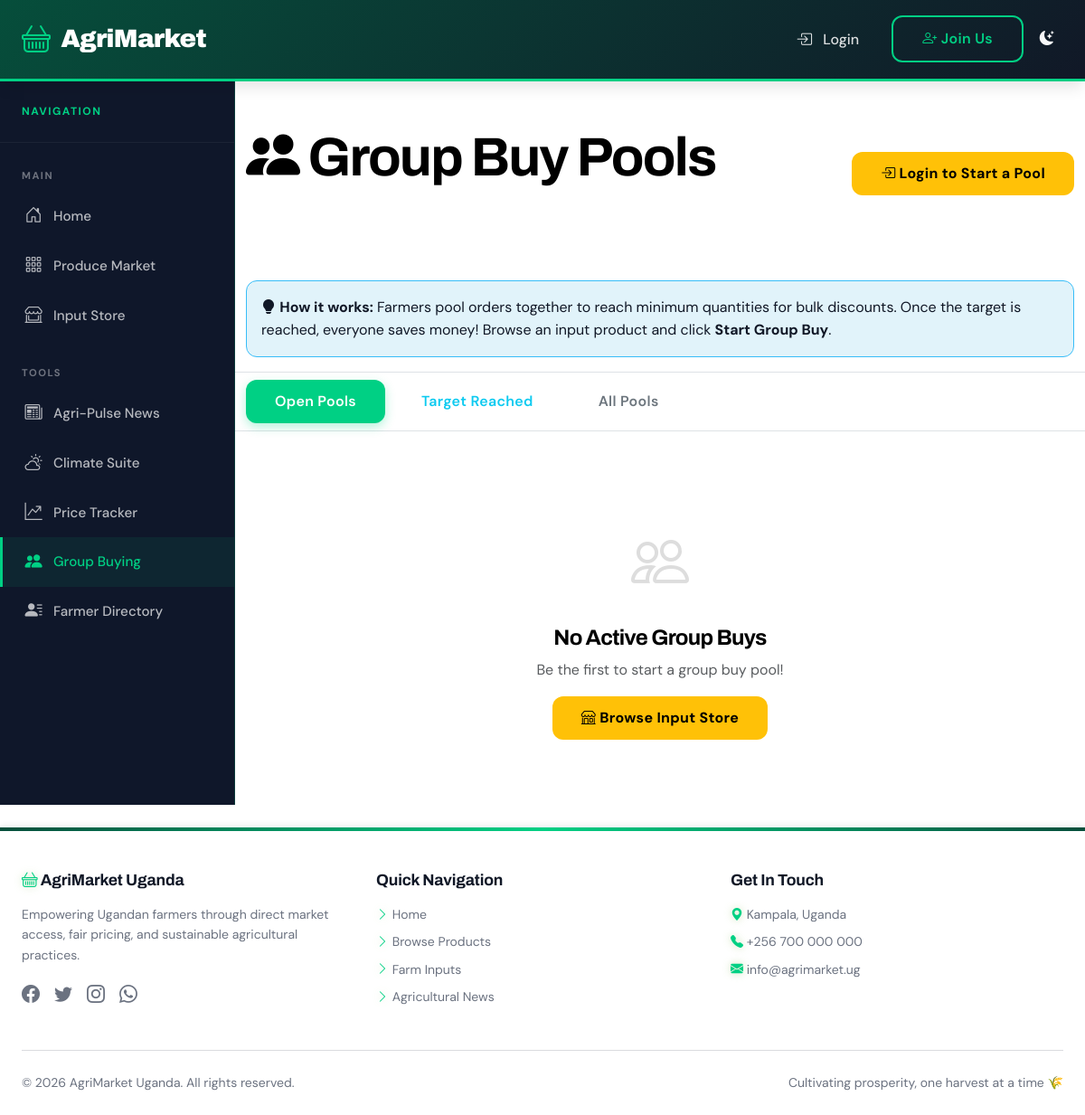
The page /inputs/group-buy/list/ on the database as committed earlier.
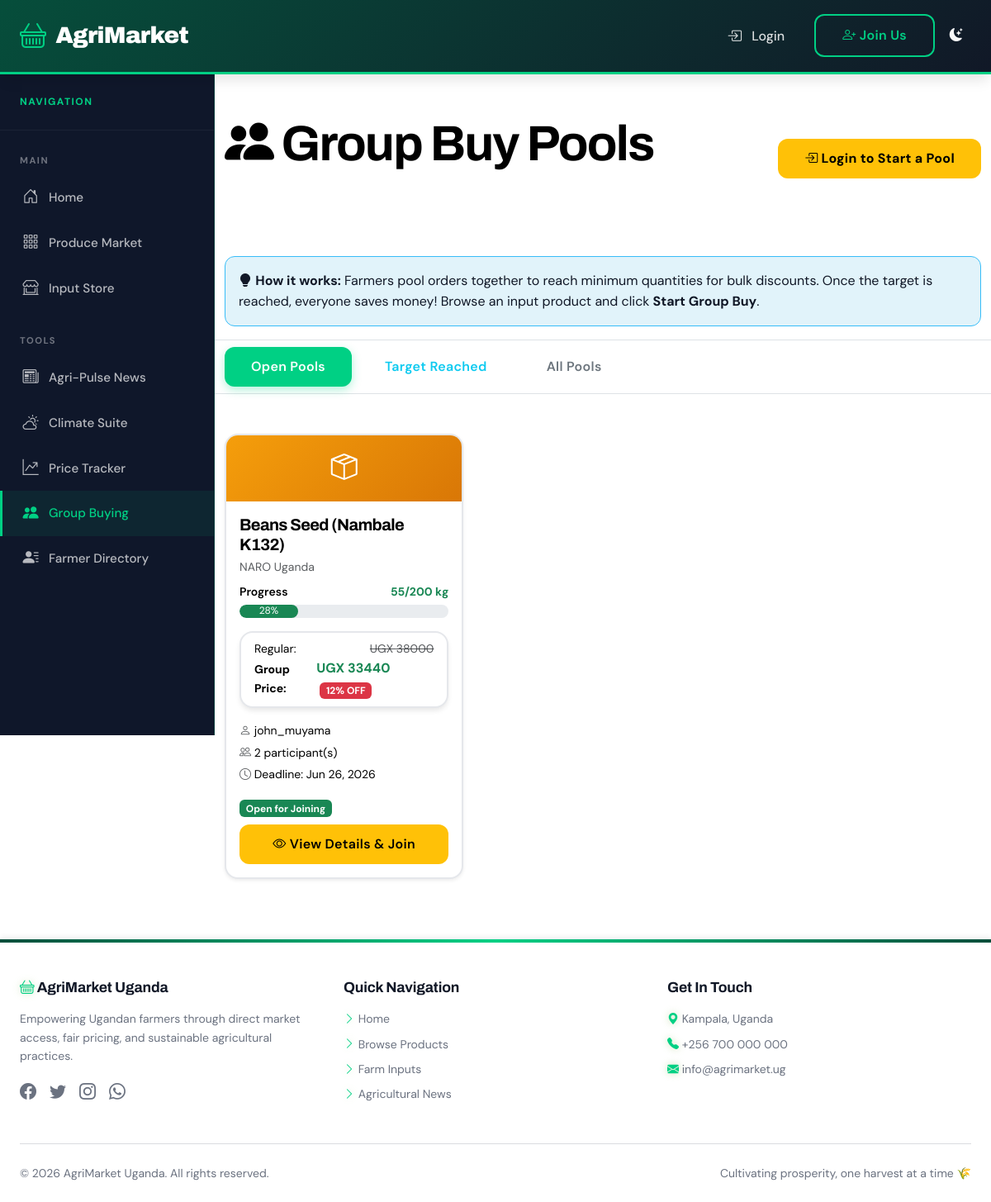
The same page on the database as committed later.
### inputs/models.py (models this page shows, shortened)
class GroupBuyPool(models.Model):
    input_item = models.ForeignKey(AgriculturalInput, on_delete=models.CASCADE)
    organizer = models.ForeignKey(User, on_delete=models.CASCADE, related_name='organized_pools')
    target_quantity = models.IntegerField(help_text="Target quantity to unlock discount")
    current_quantity = models.IntegerField(default=0)
    status = models.CharField(
        max_length=20,
        choices=[
            ('open', 'Open for Joining'),
            ('closed', 'Target Reached'),
            ('completed', 'Order Placed'),
            ('cancelled', 'Cancelled')
        ],
        default='open'
    )
    deadline = models.DateTimeField(help_text="Deadline to reach target")
    created_at = models.DateTimeField(auto_now_add=True)
    class Meta:
        verbose_name = "Group Buy Pool"
        verbose_name_plural = "Group Buy Pools"

class AgriculturalInput(models.Model):
    supplier = models.ForeignKey(
        User,
        on_delete=models.CASCADE,
        limit_choices_to={'user_type': 'input_supplier'},
        related_name='inputs'
    )
    category = models.ForeignKey(InputCategory, on_delete=models.CASCADE)
    name = models.CharField(max_length=200)
    description = models.TextField()
    brand = models.CharField(max_length=100, blank=True)
    price = models.DecimalField(max_digits=10, decimal_places=2)
    quantity_available = models.IntegerField()
    unit = models.CharField(max_length=50, help_text="e.g., kg, liters, pieces")
    manufacturer = models.CharField(max_length=200, blank=True)
    usage_instructions = models.TextField(blank=True)
    safety_warnings = models.TextField(blank=True)
    image = models.ImageField(upload_to='inputs/')
    image2 = models.ImageField(upload_to='inputs/', blank=True, null=True)
    min_group_order = models.IntegerField(
        default=1,
        help_text="Minimum quantity for group purchase discount"
    )
    group_discount_percentage = models.IntegerField(
        default=0,
        help_text="Discount % for group orders"
    )
    status = models.CharField(
        max_length=20,
        choices=[('available', 'Available'), ('out_of_stock', 'Out of Stock')],
        default='available'
    )
    created_at = models.DateTimeField(auto_now_add=True)
    updated_at = models.DateTimeField(auto_now=True)
    @property
    def group_price(self):
        if self.group_discount_percentage and self.group_discount_percentage > 0:
            discount_factor = (Decimal('100') - Decimal(str(self.group_discount_percentage))) / Decimal('100')
            return (self.price * discount_factor).quantize(Decimal('0.01'))
        return self.price
    class Meta:
        verbose_name = "Agricultural Input"
        verbose_name_plural = "Agricultural Inputs"
        ordering = ['-created_at']

### accounts/models.py (models this page shows, shortened)
class User(AbstractUser):
    USER_TYPES = (
        ('farmer', 'Farmer'),
        ('consumer', 'Consumer'),
        ('business', 'Business'),
        ('input_supplier', 'Input Supplier'),
        ('transporter', 'Transporter'),
    )
    user_type = models.CharField(max_length=20, choices=USER_TYPES)
    phone = models.CharField(max_length=15, blank=True)
    whatsapp_number = models.CharField(max_length=15, blank=True)
    location = models.CharField(max_length=100)
    address = models.TextField(blank=True)
    profile_picture = models.ImageField(upload_to='profiles/', blank=True, null=True)
    is_verified = models.BooleanField(default=False)
    created_at = models.DateTimeField(auto_now_add=True)
    district = models.CharField(
        max_length=100,
        choices=UGANDA_DISTRICT_CHOICES,
        blank=True
    )
    specialization = models.CharField(
        max_length=100,
        choices=SPECIALIZATION_CHOICES,
        blank=True
    )
    first_login = models.BooleanField(default=True)

### inputs/views.py (the view)
# urls.py: path('group-buy/list/', views.group_buy_list, name='group_buy_list'),
def group_buy_list(request):
    status_filter = request.GET.get('status', 'open')
    pools = GroupBuyPool.objects.select_related('input_item', 'organizer')
    if status_filter == 'open':
        pools = pools.filter(status='open', deadline__gte=timezone.now())
    elif status_filter == 'closed':
        pools = pools.filter(status='closed')
    elif status_filter == 'all':
        pools = pools.all()
    else:
        pools = pools.filter(status='open', deadline__gte=timezone.now())
    pools = pools.order_by('-created_at')
    context = {
        'pools': pools,
        'status_filter': status_filter,
    }
    return render(request, 'inputs/group_buy_list.html', context)

### templates/inputs/group_buy_list.html (shortened to what the changed rows need)
{% extends 'base.html' %}
{% block content %}
<section style="background: linear-gradient(135deg, #f59e0b 0%, #d97706 100%); color: #fff; padding: 3rem 0;">
    <div class="container">
        <div class="d-flex justify-content-between align-items-center flex-wrap gap-3">
            <div>
                <h1 class="fw-bold mb-1"><i class="bi bi-people-fill"></i> Group Buy Pools</h1>
            </div>
        </div>
    </div>
</section>
<section class="py-5">
    <div class="container">
        {% if pools %}
        <div class="row">
            {% for pool in pools %}
            {% with discount=pool.input_item.group_discount_percentage reg_price=pool.input_item.price %}
            <div class="col-md-6 col-lg-4 mb-4">
                <div class="card h-100 shadow-sm" style="border-radius:16px;overflow:hidden;">
                    {% if pool.input_item.image %}
                        <img src="{{ pool.input_item.image.url }}" class="card-img-top"
                             alt="{{ pool.input_item.name }}" style="height:160px;object-fit:cover;">
                    {% else %}
                        <div style="height:80px;background:linear-gradient(135deg,#f59e0b,#d97706);display:flex;align-items:center;justify-content:center;">
                            <i class="bi bi-box-seam text-white" style="font-size:2rem;"></i>
                        </div>
                    {% endif %}
                    <div class="card-body d-flex flex-column">
                        <h5 class="card-title mb-1">{{ pool.input_item.name }}</h5>
                        {% if pool.input_item.brand %}
                            <small class="text-muted mb-2">{{ pool.input_item.brand }}</small>
                        {% endif %}
                        <div class="mb-3">
                            <div class="d-flex justify-content-between mb-1">
                                <small class="fw-semibold">Progress</small>
                                <small class="text-success fw-bold">
                                    {{ pool.current_quantity }}/{{ pool.target_quantity }} {{ pool.input_item.unit }}
                                </small>
                            </div>
                            <div class="progress" style="height:16px;border-radius:8px;">
                                {% widthratio pool.current_quantity pool.target_quantity 100 as progress %}
                                <div class="progress-bar bg-success"
                                     style="width:{{ progress }}%;border-radius:8px;">
                                    {{ progress }}%
                                </div>
                            </div>
                        </div>
                        <div class="card mb-3 border-success" style="background:#f0fdf4;">
                            <div class="card-body py-2 px-3">
                                <div class="d-flex justify-content-between">
                                    <small>Regular:</small>
                                    <small class="text-decoration-line-through text-muted">
                                        UGX {{ reg_price|floatformat:0 }}
                                    </small>
                                </div>
                                <div class="d-flex justify-content-between align-items-center">
                                    <small><strong>Group Price:</strong></small>
                                    <span class="fw-bold text-success">
                                        UGX {{ pool.input_item.group_price|floatformat:0 }}
                                        {% if discount > 0 %}
                                            <small class="badge bg-danger ms-1">{{ discount }}% OFF</small>
                                        {% endif %}
                                    </span>
                                </div>
                            </div>
                        </div>
                        <p class="mb-1 small"><i class="bi bi-person text-muted"></i> {{ pool.organizer.username }}</p>
                        <p class="mb-1 small"><i class="bi bi-people text-muted"></i> {{ pool.participants.count }} participant(s)</p>
                        <p class="mb-3 small"><i class="bi bi-clock text-muted"></i> Deadline: {{ pool.deadline|date:"M d, Y" }}</p>
                        <div class="mb-2">
                            {% if pool.status == 'open' %}
                                <span class="badge bg-success">Open for Joining</span>
                            {% elif pool.status == 'closed' %}
                                <span class="badge bg-info">Target Reached!</span>
                            {% elif pool.status == 'completed' %}
                                <span class="badge bg-primary">Completed</span>
                            {% elif pool.status == 'cancelled' %}
                                <span class="badge bg-danger">Cancelled</span>
                            {% endif %}
                        </div>
                        <div class="mt-auto d-grid">
                            <a href="{% url 'inputs:group_buy_detail' pool.id %}" class="btn btn-warning fw-semibold">
                                <i class="bi bi-eye"></i> View Details {% if pool.status == 'open' %}&amp; Join{% endif %}
                            </a>
                        </div>
                    </div>
                </div>
            </div>
            {% endwith %}
            {% endfor %}
        </div>
        {% else %}
        <div class="text-center py-5">
            <i class="bi bi-people" style="font-size:4rem;color:#ddd;"></i>
            <h4 class="mt-3 fw-bold">No Active Group Buys</h4>
            <p class="text-muted">Be the first to start a group buy pool!</p>
            <a href="{% url 'inputs:input_store' %}" class="btn btn-warning fw-bold">
                <i class="bi bi-shop"></i> Browse Input Store
            </a>
        </div>
        {% endif %}
    </div>
</section>
{% endblock %}

Rows that differ between the two databases and show on the page:
added GroupBuyPool: input_item.name "Beans Seed (Nambale K132)", input_item.brand "NARO Uganda", current_quantity "55", target_quantity "200", input_item.unit "kg", progress "28", input_item.price "38000", input_item.group_price "33440", input_item.group_discount_percentage "12", organizer.username "john_muyama", participants.count "2", deadline "Jun 26, 2026", status "Open for Joining"
Other text that changed with them:
text no longer shown: "No Active Group Buys Be the first to start a group buy pool! Browse Input Store"
